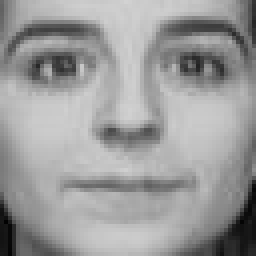
//> input picture sampleimages/ForQ3andQ4/FaceImages/10_10.jpg, 64 x 64 px, given in place of 1_1.jpg, which was not available (shown 4 times larger)
$ ./question3   (built with g++ and OpenCV 4)
//> lines starting //> are read from the running program, lines starting //| are printed output that depends on the picture; pictures that were not available may be replaced by others from this repository, and a replacement may not be noted
### helpers/helpers.cpp
/*
 * helpers.cpp
 *
 *  Created on: Oct 17, 2015
 *      Author: Naman
 */

#include <core/base.hpp>
#include <core/cvdef.h>
#include <core/mat.hpp>
#include <core/mat.inl.hpp>
#include <core/matx.hpp>
#include <core/types.hpp>
#include <core.hpp>
#include <objdetect.hpp>
#include <string.h>
#include <cmath>
#include <vector>

using namespace cv;
using namespace std;

// [150 lines of commented-out code are left out]


// [48 lines left out: function HOG_distance, not called in this run]

int thresholding(int i, int j) {
  return (i >= j) ? 1 : 0;
}

Mat LBP_PatternImage(Mat img) {

  Size s1;
  s1 = img.size();
  double value;
  int center;
  Mat img3(s1.height, s1.width, CV_8UC1);

  for (int i = 1; i < img.rows - 1; i++) {
    for (int j = 1; j < img.cols - 1; j++) {

      center = img.at<uchar>(i, j);
      value = pow(2, 0) * thresholding(center, img.at<uchar>(i, j - 1))
          + pow(2, 1) * thresholding(center, img.at<uchar>(i + 1, j - 1))
          + pow(2, 2) * thresholding(center, img.at<uchar>(i + 1, j))
          + pow(2, 3) * thresholding(center, img.at<uchar>(i + 1, j + 1))
          + pow(2, 4) * thresholding(center, img.at<uchar>(i, j + 1))
          + pow(2, 5) * thresholding(center, img.at<uchar>(i - 1, j + 1))
          + pow(2, 6) * thresholding(center, img.at<uchar>(i - 1, j))
          + pow(2, 7) * thresholding(center, img.at<uchar>(i - 1, j - 1));

      img3.at<uchar>(i - 1, j - 1) = value;
    }
  }
  return img3;
}

double chi_square_distance(Mat img1, Mat img2) {

  double distance = 0;
  int num_of_patches = 8;
  int neighborhood = 5;

  for (int i = 0; i < num_of_patches; i++) {
    for (int j = 0; j < num_of_patches; j++) {

      int hist_img1[num_of_patches];
      int hist_img2[num_of_patches];

      //Make all the values 0 in the histogram
      for (int k = 0; k < num_of_patches; k++) {
        hist_img1[k] = 0;
        hist_img2[k] = 0;
      }

      //traversing through each patch and averaging for 5x5 neighborhood
      //each patch is 8x8
      for (int p = 0; p < num_of_patches; p++) {
        for (int r = 0; r < num_of_patches; r++) {

          int patch_number_1 = (img1.at<uchar>((i * num_of_patches) + p,
              (j * num_of_patches) + r)) / (neighborhood * neighborhood);

          int patch_number_2 = (img2.at<uchar>((i * num_of_patches) + p,
              (j * num_of_patches) + r)) / (neighborhood * neighborhood);

          hist_img1[patch_number_1]++;
          hist_img2[patch_number_2]++;
        }
      }

//      Chi square distance between the two histo
      for (int t = 0; t < num_of_patches; t++) {
        if ((hist_img1[t] + hist_img2[t]) != 0) {
          double num = pow((hist_img1[t] - hist_img2[t]), 2);
          distance += (double) (num / (hist_img1[t] + hist_img2[t]));
        }
      }
//      distance = compareHist( hist_img1, hist_img2, CV_COMP_CHISQR);
    }
  }
  return distance;
}

// [60 lines left out: functions erosion, binarize, shift, not called in this run]

// [18 lines of commented-out code are left out]

// [167 lines left out: functions apply_filter5, apply_filter5_weird, FT, IFT, mul, convolveWithFreq, not called in this run]

float dist(float i, float j) {
  return sqrt(i * i + j * j);
}

// [129 lines left out: functions gauss, getGauss, pseudo_inv, gauss_high, gauss_low, butter_high and 3 more, not called in this run]

### Homework3/3/question3.cpp
/*
 * question3.cpp
 *
 *  Created on: Nov 20, 2015
 *      Author: Naman, Srishti
 *
 *
 *
 *
 *
 *
 *
 *
 *
 *
 *
 *
 *
 *  Class 1: Less than 750 is similar!
 *  Class 2: Otherwise, different!
 *
 *
 *
 *
 *
 *
 *
 *
 *
 *
 *
 *
 *
 *
 *
 *
 *
 */

#include <core/mat.hpp>
#include <dirent.h>
#include <highgui.hpp>
#include <imgcodecs.hpp>
#include <iostream>
#include <string>

#include "../../helpers/helpers.cpp"

using namespace cv;
using namespace std;

int main(int argc, char** argv) {

  string dirName = "../../sampleimages/ForQ3andQ4/FaceImages/";
  Mat image1 = imread("../../sampleimages/ForQ3andQ4/FaceImages/1_1.jpg",
      IMREAD_COLOR);
//> image1 is the input picture: 64 rows x 64 cols, CV_8UC3; min 2, max 210, mean 155.1

  vector<double> v;
  DIR *dir;
  dir = opendir(dirName.c_str());
  string imgName;
  struct dirent *ent;

  double score;
  Mat i1 = LBP_PatternImage(image1);
//> the loop in LBP_PatternImage, `for (int i = 1; i < img.rows - 1; i++)` made 62 passes
//> (center, value) on passes 1 to 12: (206, 255), (202, 31), (200, 31), (189, 15), (148, 15), (101, 15), (82, 1), (93, 193), (118, 225), (154, 241), (158, 255), (130, 7)
//> after the loop in LBP_PatternImage, `for (int i = 1; i < img.rows - 1; i++)`:
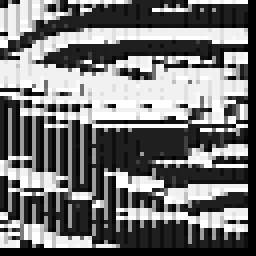
//> img3: 64 rows x 64 cols, CV_8UC1 (shown 4 times larger); min 0, max 255, mean 116.3
//> after the loop in LBP_PatternImage, `for (int i = 1; i < img.rows - 1; i++)`: center = 171; value = 15
  if (dir != NULL) {
    while ((ent = readdir(dir)) != NULL) {
      imgName = ent->d_name;
      if (imgName.compare(".") != 0 && imgName.compare("..") != 0) {
        string aux;
        aux.append(dirName);
        aux.append(imgName);

        Mat image = imread(aux, IMREAD_COLOR);
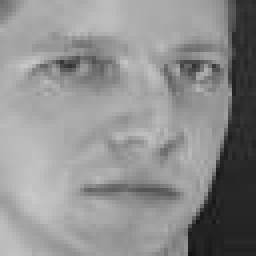
//> input picture sampleimages/ForQ3andQ4/FaceImages/1_2.jpg, 64 x 64 px (shown 4 times larger)
//> image is the input picture: 64 rows x 64 cols, CV_8UC3; min 19, max 201, mean 142.6
        Mat i2 = LBP_PatternImage(image);
//> the loop in LBP_PatternImage (call 2), `for (int i = 1; i < img.rows - 1; i++)` made 62 passes
//> (center, value) on passes 1 to 12: (174, 225), (178, 225), (179, 231), (178, 1), (180, 193), (184, 241), (188, 255), (172, 15), (150, 15), (122, 15), (117, 17), (149, 255)
//> after the loop in LBP_PatternImage (call 2), `for (int i = 1; i < img.rows - 1; i++)`:
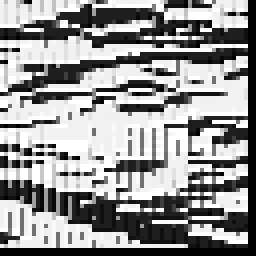
//> img3: 64 rows x 64 cols, CV_8UC1 (shown 4 times larger); min 0, max 255, mean 148.6
//> after the loop in LBP_PatternImage (call 2), `for (int i = 1; i < img.rows - 1; i++)`: center = 165; value = 31

        score = chi_square_distance(i1, i2);
//> the loop in chi_square_distance, `for (int i = 0; i < num_of_patches; i++)` made 8 passes
//> distance on passes 1 to 8: 274, 486.5, 725.9, 1099.3, 1785.2, 2129.6, 2359.3, 2607.8
//> after the loop in chi_square_distance, `for (int i = 0; i < num_of_patches; i++)`: distance = 2607.8
//> score = 2607.8
        cout << "Score: " << score << endl;
//| Score: 2607.76
        v.push_back(score);
//> v = [2607.8]

        imshow("Template", image1);
        imshow("Pattern Image", i1);
        imshow("Query Sample", image);
        waitKey(0);
      }
    }
//> pass 2 of the loop `while ((ent = readdir(dir)) != NULL)`:
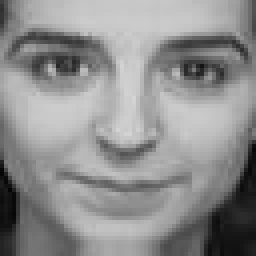
//> input picture sampleimages/ForQ3andQ4/FaceImages/10_5.jpg, 64 x 64 px (shown 4 times larger)
//> image is the input picture: 64 rows x 64 cols, CV_8UC3; min 4, max 213, mean 142.3
//> the loop in LBP_PatternImage (call 3), `for (int i = 1; i < img.rows - 1; i++)` made 62 passes
//> (center, value) on passes 1 to 8: (198, 249), (199, 255), (199, 241), (202, 241), (203, 239), (198, 15), (192, 15), (177, 15)
//> after the loop in LBP_PatternImage (call 3), `for (int i = 1; i < img.rows - 1; i++)`:
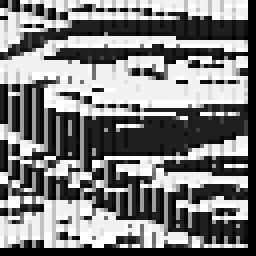
//> img3: 64 rows x 64 cols, CV_8UC1 (shown 4 times larger); min 0, max 255, mean 126.5
//> after the loop in LBP_PatternImage (call 3), `for (int i = 1; i < img.rows - 1; i++)`: center = 130; value = 193
//> the loop in chi_square_distance (call 2), `for (int i = 0; i < num_of_patches; i++)` made 8 passes
//> distance on passes 1 to 8: 232.7, 420.2, 777.9, 934.1, 1038, 1212.7, 1448.1, 1732.1
//> score = 1732.1
//| Score: 1732.11
//> v = [2607.8, 1732.1]
    closedir(dir);
  }

  auto result = min_element(begin(v), end(v));
  if (end(v) != result)
    cout << "Best Match: " << *result << endl;

  /*
   Mat image1 = imread("../../sampleimages/ForQ3andQ4/FaceImages/1_1.jpg",
   IMREAD_COLOR);
   Mat image2 = imread("../../sampleimages/ForQ3andQ4/FaceImages/1_2.jpg",
   IMREAD_COLOR);

   */
}
